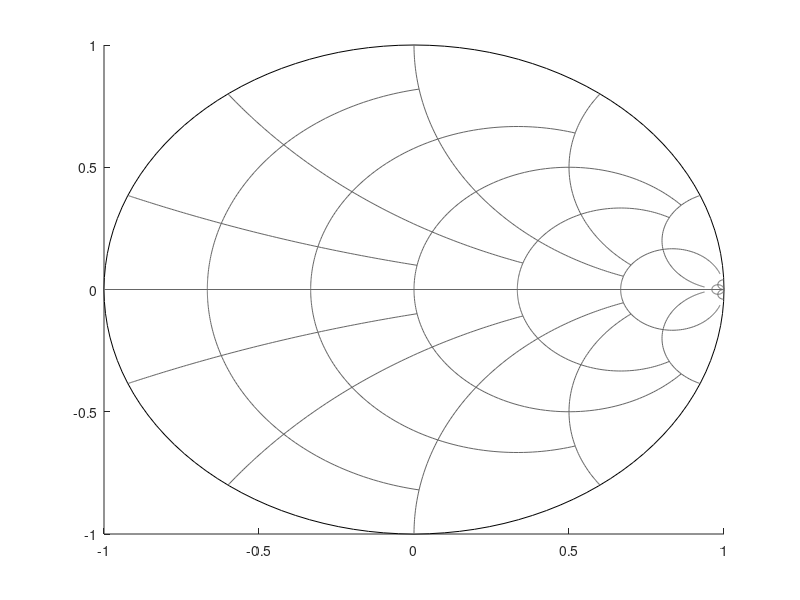

MATLAB code to generate this figure: (Note: this script raises an error after producing the figure.)
function smithaxes
    % Set XY data
    
    ax = gca;
    cla;
    
    gridlinepar = {'Color', [1 1 1]*.4, 'LineWidth', .5};
    
    [x, y] = mkgrid;
    angle = linspace(0, 2*pi, 129);
    hp = patch(sin(angle), cos(angle), 'w'); 
    hg = line(x, y, gridlinepar{:});
    hl = line([-1 1], [0 0], gridlinepar{:});
    
    skiplegend(hp, hg, hl);
    
    ax.XScale = 'lin';
    ax.YScale = 'lin';
    
    axis equal;
    axis off;
    
%     label(h); % rfchart.smith.label
end

function [xgrid, ygrid] = mkgrid()

    gridpoints =  [0.2000    0.5000    1.0000    2.0000    5.0000; ...
                   1.0000    2.0000    5.0000    5.0000   30.0000];

    % Initialize line data vectors
    N = 100; M = 128;
    nn = size(gridpoints,2);
    X = zeros(1,((2+4*nn)*(N+1))+M+1);
    Y = zeros(1,((2+4*nn)*(N+1))+M+1);

    % Full circle at R=50
    r = 50;
    x0 = r/(r+1);
    r0 = 1/(r+1);
    t = 0:M;
    s1 = 1;
    s2 = s1+M;
    X(1,s1:s2) = x0+r0*sin(t*2*pi/M);
    Y(1,s1:s2) = r0*cos(t*2*pi/M);

    % Full arcs at X = -50,+50
    s1 = s2+1;
    s2 = s1+2*N+1;
    z = z2g((linspace(0,50,N)).^2+1i*50*ones(1,N));
    X(1,s1:s2) = [NaN real(z) NaN real(conj(z))];
    Y(1,s1:s2) = [NaN imag(z) NaN imag(conj(z))];

    % R+jX grid
    for idx=1:nn
        s1 = s2+1;
        s2 = s1+4*N+3;
        r  = gridpoints(1,idx);
        x  = (linspace(0,sqrt(gridpoints(2,idx)),N)).^2;
        ZR = z2g(r*ones(1,N)+1i*x);
        ZX = z2g(x+1i*r*ones(1,N));
        X(1,s1:s2) = [NaN real(ZR) NaN real(conj(ZR)) NaN real(ZX)          ...
            NaN real(conj(ZX))];
        Y(1,s1:s2) = [NaN imag(ZR) NaN imag(conj(ZR)) NaN imag(ZX)          ...
            NaN imag(conj(ZX))];
    end

    % Record new data
    xgrid = X;
    ygrid = Y;
end


%%%%%%%%%%%%%%%%%%%
function g = z2g(z)
    % Z2G  Convert normalized impedance to reflection coefficient
    g = (z-1)./(z+1);
end
